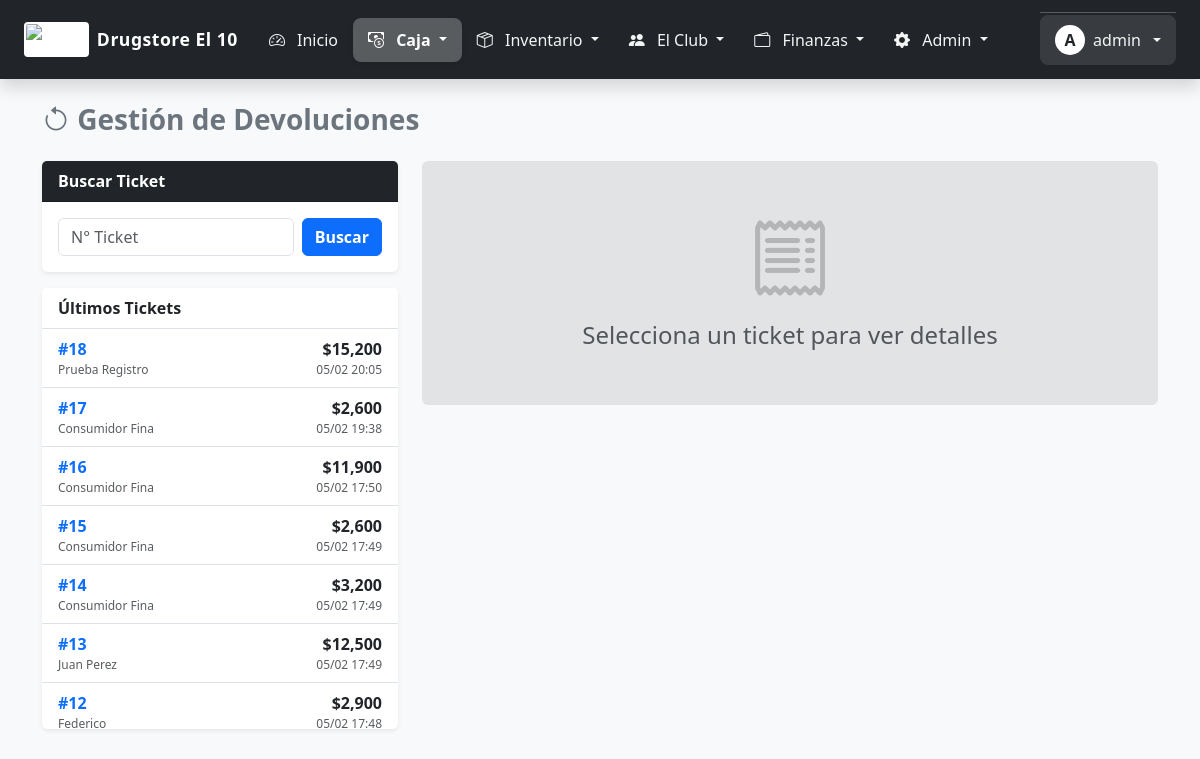
/devoluciones.php (signed in), run on an earlier commit of the app's database.
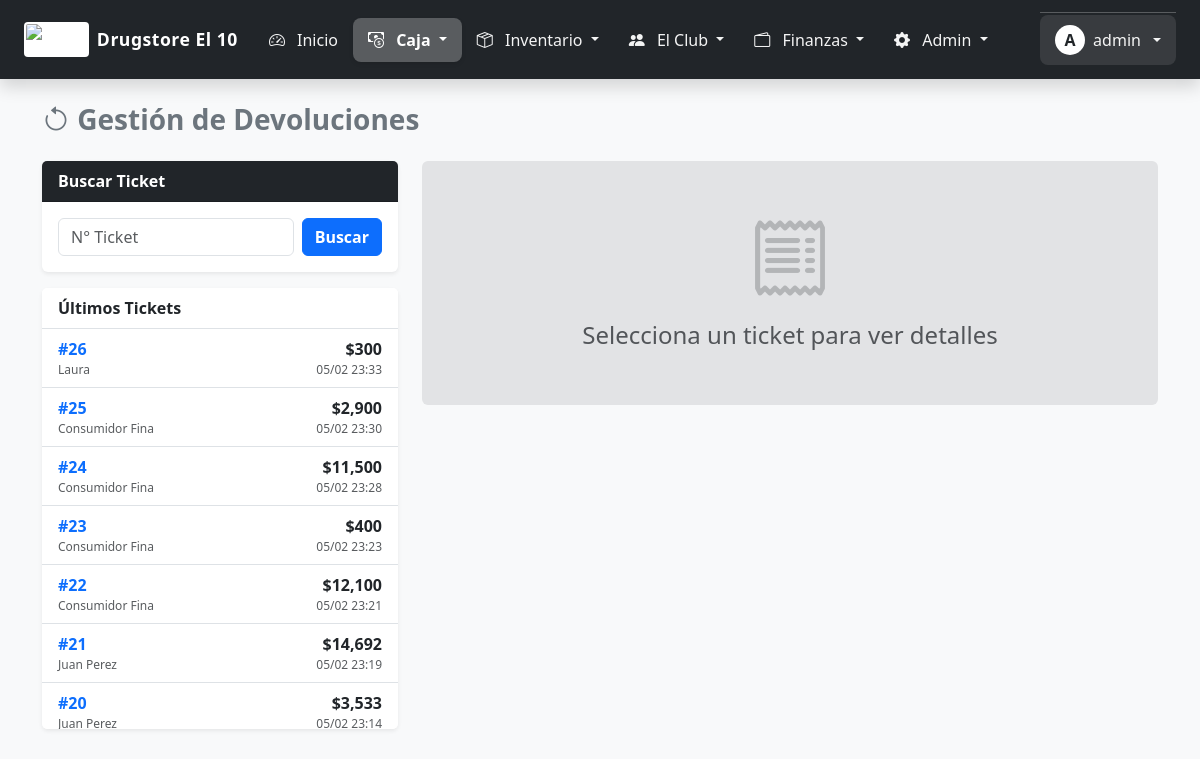
And on a later commit of the database.
### tables this page shows
CREATE TABLE `ventas` (
  `id` int(11) NOT NULL,
  `codigo_ticket` varchar(50) DEFAULT NULL,
  `id_caja_sesion` int(11) NOT NULL,
  `id_usuario` int(11) NOT NULL,
  `id_cliente` int(11) NOT NULL,
  `fecha` datetime DEFAULT current_timestamp(),
  `total` decimal(12,2) NOT NULL,
  `descuento_monto_cupon` decimal(12,2) DEFAULT 0.00,
  `descuento_manual` decimal(12,2) DEFAULT 0.00,
  `codigo_cupon` varchar(50) DEFAULT NULL,
  `metodo_pago` enum('Efectivo','Debito','Credito','MP','CtaCorriente','Mixto') DEFAULT 'Efectivo',
  `estado` enum('completada','anulada','pendiente_retiro') DEFAULT 'completada',
  `origen` enum('local','web') DEFAULT 'local'
);

CREATE TABLE `clientes` (
  `id` int(11) NOT NULL,
  `nombre` varchar(100) NOT NULL,
  `dni_cuit` varchar(20) DEFAULT NULL,
  `email` varchar(100) DEFAULT NULL,
  `password` varchar(255) DEFAULT NULL,
  `telefono` varchar(50) DEFAULT NULL,
  `direccion` varchar(255) DEFAULT NULL,
  `foto_perfil` varchar(255) DEFAULT 'default_user.png',
  `fecha_nacimiento` date DEFAULT NULL,
  `recibir_notificaciones` tinyint(1) DEFAULT 1,
  `limite_credito` decimal(12,2) DEFAULT 0.00,
  `saldo_deudor` decimal(12,2) DEFAULT 0.00,
  `puntos_acumulados` int(11) DEFAULT 0,
  `fecha_registro` datetime DEFAULT current_timestamp(),
  `whatsapp` varchar(50) DEFAULT NULL,
  `dni` varchar(20) DEFAULT NULL,
  `saldo_actual` decimal(10,2) DEFAULT 0.00,
  `saldo_favor` decimal(10,2) DEFAULT 0.00
);

### devoluciones.php (the view, shortened to what the changed rows need)
<?php
try {
    $conexion->exec("CREATE TABLE IF NOT EXISTS devoluciones (id INT AUTO_INCREMENT PRIMARY KEY, id_venta_original INT, id_producto INT, cantidad DECIMAL(10,2), monto_devuelto DECIMAL(10,2), fecha DATETIME, id_usuario INT)");
} catch(Exception $e) { }
$ultimas = $conexion->query("SELECT v.id, v.total, v.fecha, c.nombre, (SELECT COUNT(*) FROM devoluciones d WHERE d.id_venta_original = v.id) as tiene_dev FROM ventas v LEFT JOIN clientes c ON v.id_cliente = c.id ORDER BY v.id DESC LIMIT 15")->fetchAll(PDO::FETCH_ASSOC);
?>
<!DOCTYPE html>
<html lang="es">
<head>
    <link href="https://cdn.jsdelivr.net/npm/bootstrap@5.3.0/dist/css/bootstrap.min.css" rel="stylesheet">
    <link rel="stylesheet" href="https://cdn.jsdelivr.net/npm/bootstrap-icons@1.10.0/font/bootstrap-icons.css">
</head>
<body class="bg-light">
    <div class="container pb-5 mt-4">
        <div class="row">
            <div class="col-md-4">
                <div class="card shadow-sm border-0">
                    <div class="list-group list-group-flush" style="max-height: 400px; overflow-y: auto;">
                        <?php foreach($ultimas as $u): ?>
                            <a href="devoluciones.php?id_ticket=<?php echo $u['id']; ?>" class="list-group-item list-group-item-action d-flex justify-content-between align-items-center">
                                <div>
                                    <span class="fw-bold text-primary">#<?php echo $u['id']; ?></span>
                                    <small class="d-block text-muted" style="font-size:0.75rem"><?php echo substr($u['nombre'] ?? 'Consumidor Final', 0, 15); ?></small>
                                </div>
                                <div class="text-end">
                                    <span class="fw-bold text-dark">$<?php echo number_format($u['total'], 0); ?></span>
                                    <small class="d-block text-muted" style="font-size:0.75rem"><?php echo date('d/m H:i', strtotime($u['fecha'])); ?></small>
                                </div>
                            </a>
                        <?php endforeach; ?>
                    </div>
                </div>
            </div>
        </div>
    </div>
</body>
</html>

What changed in the data, as far as the page shows it:
no longer on this page (row unchanged): ventas: id "18", id_cliente.nombre "Prueba Registro", total "15,200", fecha "05/02 20:05"
no longer on this page (row unchanged): ventas: id "17", id_cliente.nombre "Consumidor Fina", total "2,600", fecha "05/02 19:38"
no longer on this page (row unchanged): ventas: id "16", id_cliente.nombre "Consumidor Fina", total "11,900", fecha "05/02 17:50"
no longer on this page (row unchanged): ventas: id "15", id_cliente.nombre "Consumidor Fina", total "2,600", fecha "05/02 17:49"
no longer on this page (row unchanged): ventas: id "14", id_cliente.nombre "Consumidor Fina", total "3,200", fecha "05/02 17:49"
no longer on this page (row unchanged): ventas: id "13", id_cliente.nombre "Juan Perez", total "12,500", fecha "05/02 17:49"
no longer on this page (row unchanged): ventas: id "12", id_cliente.nombre "Federico", total "2,900", fecha "05/02 17:48"
added ventas: id "26", id_cliente.nombre "Laura", total "300", fecha "05/02 23:33"
added ventas: id "25", id_cliente.nombre "Consumidor Fina", total "2,900", fecha "05/02 23:30"
added ventas: id "24", id_cliente.nombre "Consumidor Fina", total "11,500", fecha "05/02 23:28"
added ventas: id "23", id_cliente.nombre "Consumidor Fina", total "400", fecha "05/02 23:23"
added ventas: id "22", id_cliente.nombre "Consumidor Fina", total "12,100", fecha "05/02 23:21"
added ventas: id "21", id_cliente.nombre "Juan Perez", total "14,692", fecha "05/02 23:19"
added ventas: id "20", id_cliente.nombre "Juan Perez", total "3,533", fecha "05/02 23:14"
